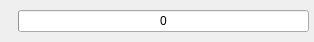
<?xml version="1.0" encoding="UTF-8"?>
<ui version="4.0">
 <class>WndVolume</class>
 <widget class="QDialog" name="WndVolume">
  <property name="geometry">
   <rect>
    <x>0</x>
    <y>0</y>
    <width>314</width>
    <height>42</height>
   </rect>
  </property>
  <property name="windowTitle">
   <string>Dialog</string>
  </property>
  <layout class="QHBoxLayout" name="horizontalLayout">
   <property name="margin">
    <number>5</number>
   </property>
   <item>
    <widget class="QLabel" name="lSpeaker">
     <property name="text">
      <string/>
     </property>
     <property name="pixmap">
      <pixmap resource="resources.qrc">:/resources/icons/speaker.png</pixmap>
     </property>
    </widget>
   </item>
   <item>
    <widget class="QProgressBar" name="pbVolume">
     <property name="minimum">
      <number>0</number>
     </property>
     <property name="maximum">
      <number>32</number>
     </property>
     <property name="value">
      <number>0</number>
     </property>
     <property name="format">
      <string>%v</string>
     </property>
    </widget>
   </item>
  </layout>
 </widget>
 <resources>
  <include location="resources.qrc"/>
 </resources>
 <connections/>
</ui>
